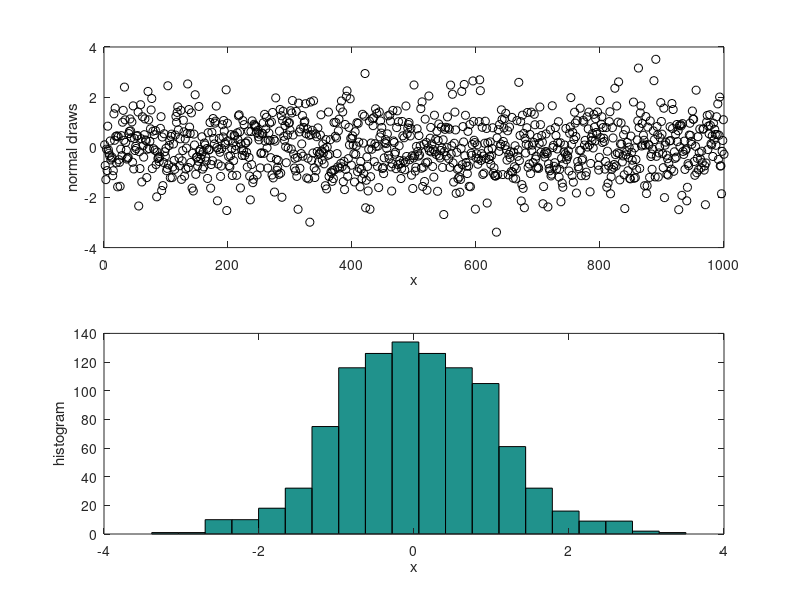

MATLAB code for this plot:
% simulation of a normal sample
N=1000;
x=randn(N,1);

clf;

subplot(2,1,1);
plot(x,'o');
xlabel('x');
ylabel('normal draws');
%axis([0 1000 -4 4]);
set(findobj('Type','line'),'Color','k')

subplot(2,1,2);
hist(x,20);
xlabel('x');
ylabel('histogram');
